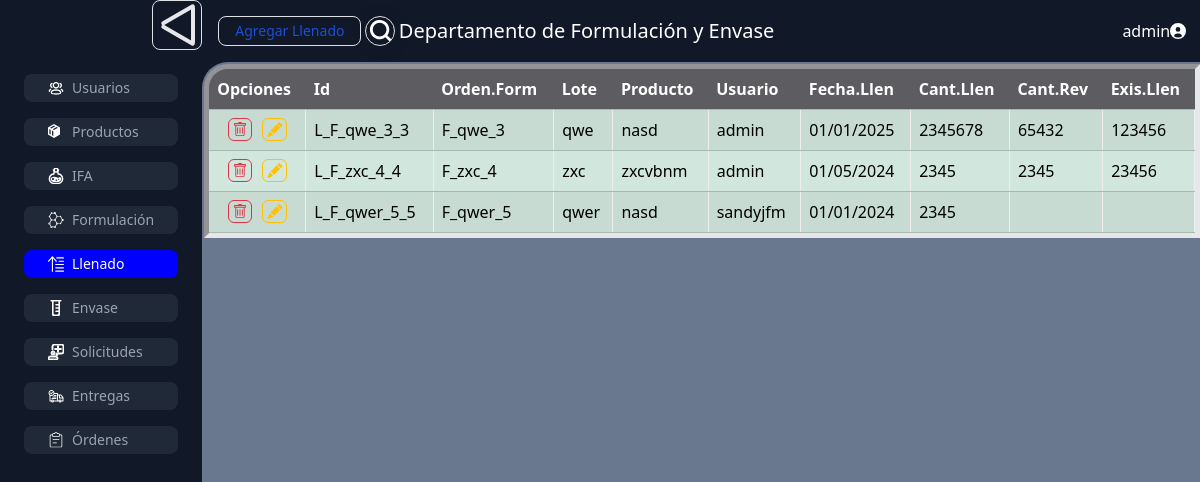
Page /llenado/ (signed in) on the committed database.
### CIGB/models.py (models this page shows, shortened)
class Usuarios(AbstractBaseUser):
    id_usuario = models.AutoField(primary_key=True)
    nombre = models.CharField(_('nombre'), max_length=255)
    apellidos = models.CharField(_('apellidos'), max_length=255)
    email = models.EmailField(_('correo electrónico'), unique=True)
    cargo = models.CharField(_('cargo'), max_length=255)
    tipo = models.CharField(_('tipo'), max_length=255)
    usuario = models.CharField(_('usuario'), max_length=255, unique=True)
    contraseña = models.CharField(_('contraseña'), max_length=255)
    producto = models.ForeignKey('Producto', on_delete=models.SET_NULL, null=True, blank=True, related_name='usuarios')
    USERNAME_FIELD = 'usuario'
    REQUIRED_FIELDS = ['nombre', 'apellidos', 'cargo', 'tipo']
    class Meta:
        abstract = False
        verbose_name = _('usuario')
        verbose_name_plural = _('usuarios')

class Llenado(models.Model):
    id_orden_llenado = models.AutoField(primary_key=True)
    nombre = models.CharField(max_length=255, unique=True)
    id_orden_formulacion = models.ForeignKey(Formulacion, on_delete=models.CASCADE)
    id_usuario = models.ForeignKey(Usuarios, on_delete=models.SET_NULL, null=True)
    fecha_llenado = models.DateField()
    cantidad_llenada = models.CharField(max_length=255)
    cantidad_revisada = models.CharField(max_length=255)
    existencias_llenada = models.CharField(max_length=255)

class Formulacion(models.Model):
    id_orden_formulacion = models.AutoField(primary_key=True)
    nombre = models.CharField(max_length=255, unique=True)
    id_IFA = models.ForeignKey(IFA, on_delete=models.CASCADE)
    id_usuario = models.ForeignKey(Usuarios, on_delete=models.SET_NULL, null=True)
    vol_teorico = models.CharField(max_length=255)
    fecha_fab = models.DateField()
    fecha_vence = models.DateField()
    consumo_IFA_UT = models.CharField(max_length=255)
    frascos_esperados = models.CharField(max_length=255)

class IFA(models.Model):
    id_IFA = models.AutoField(primary_key=True)
    lote = models.CharField(max_length=255, unique=True)
    fecha_fabricacion = models.DateField()
    id_producto = models.ForeignKey(Producto, on_delete=models.CASCADE)
    id_usuario = models.ForeignKey(Usuarios, on_delete=models.SET_NULL, null=True)
    volumen = models.CharField(max_length=255)
    act_biologica = models.CharField(max_length=255)
    act_espectral = models.CharField(max_length=255)
    prot_total = models.CharField(max_length=255)
    act_total_UT = models.CharField(max_length=255)
    existencia_UT = models.CharField(max_length=255)
    existencia_vol_IFA = models.CharField(max_length=255)
    vol_form_liquido = models.CharField(max_length=255)
    dosis_esperadas = models.CharField(max_length=255)

class Producto(models.Model):
    id_producto = models.AutoField(primary_key=True)
    nombre = models.CharField(max_length=255, unique=True)

### CIGB/views.py (the view, shortened to what this page needs)
# urls.py: path('llenado/', llenado_view),
def llenado_view(request):
    if request.user.tipo=='user':
        ordenLlenado_data = Llenado.objects.filter(id_usuario=request.user)
        ordenFormulacion_data = Formulacion.objects.filter(id_usuario=request.user)
    else:
        ordenLlenado_data = Llenado.objects.all()
        ordenFormulacion_data = Formulacion.objects.all()
    return render(request, 'llenado.html', {'ordenLlenado_data':ordenLlenado_data, 'ordenFormulacion_data':ordenFormulacion_data})

### CIGB/templates/llenado.html (shortened to what this page needs)
{% extends "CIGB.html" %}
{% block add_button %}
  <input class="text-blue-700 hover:text-white border border-blue-700 hover:bg-blue-800 focus:ring-4 focus:outline-none focus:ring-blue-300 font-medium rounded-lg text-sm px-3 py-1 text-center dark:border-blue-500 dark:text-gray-400 dark:hover:text-white dark:hover:bg-blue-500 dark:focus:ring-blue-800" type="button" value="Agregar Llenado" onclick="openForm(accion='Agregar', objetivo='Llenado', NaN, new_url='{{ BASE_URL }}/add_llenado')" class="boton">
{% endblock %}
{% block contenido %}
<div>
  <div class="table-container">
    <table class="table table-success table-striped" style="margin-bottom: 0px;">
        <thead>
            <tr>
                <th>Opciones</th>
                <th>Id</th>
                <th>Orden.Form</th>
                <th>Lote</th>
                <th>Producto</th>
                <th>Usuario</th>
                <th>Fecha.Llen</th>
                <th>Cant.Llen</th>
                <th>Cant.Rev</th>
                <th>Exis.Llen</th>
        </thead>
        <tbody id="main_table">
          {% for orden in ordenLlenado_data %}
          <tr>
              <td class="opciones">
                <div>
                  <button type="button" class="table-button btn-outline-danger" onclick="eliminar('Llenado','{{ orden.id_orden_llenado }}')">
                      </button>
                  <button valores="id_orden_formulacion·{{ orden.id_orden_formulacion.id_orden_formulacion }}|fecha_llenado·{{ orden.fecha_llenado }}|cantidad_llenada·{{ orden.cantidad_llenada }}|cantidad_revisada·{{ orden.cantidad_revisada }}|existencias_llenada·{{ orden.existencias_llenada }}|observaciones·{{ orden.observaciones }}|nombre·{{ orden.nombre }}" onclick="openForm(accion='Modificar', objetivo='{{ orden.nombre }}',fila=this, new_url='{{ BASE_URL }}/mod_llenado')" type="button" class="table-button btn-outline-warning">
                      </button>
                  </div>
              </td>
              <td>{{ orden.nombre }}</td>
              <td>{{ orden.id_orden_formulacion.nombre }}</td>
              <td>{{ orden.id_orden_formulacion.id_IFA.lote }}</td>
              <td>{{ orden.id_orden_formulacion.id_IFA.id_producto.nombre }}</td>
              <td>{{ orden.id_usuario.usuario }}</td>
              <td>{{ orden.fecha_llenado|date:"d/m/Y" }}</td>
              <td>{{ orden.cantidad_llenada}}</td>
              <td>{{ orden.cantidad_revisada }}</td>
              <td>{{ orden.existencias_llenada }}</td>
          </tr>
          {% endfor %}
      </tbody>
    </table>
</div>
</div>
{% endblock %}

### CIGB/templates/CIGB.html (shortened to what this page needs)
{% load compress %}
{% load static %}
<!DOCTYPE html>
<html lang="en-gb" dir="ltr" class='com_content view-category layout-theme3497category itemid-101 home j39 mm-hover'>
    <head>
        <link href="https://cdn.jsdelivr.net/npm/bootstrap@5.3.3/dist/css/bootstrap.min.css" rel="stylesheet">
        <link rel="stylesheet" href="static/css/CIGB.css">
        {% compress css %}
            <link rel="stylesheet" href="{% static 'src/output.css' %}">
        {% endcompress %}
    </head>
    <body class="bg-gray-900">
        <div class="flex flex-row">
            <div id="lateral-menu" class="m-w-[200px] flex flex-col items-end">
                <label class="rounded-lg b-gray-400 border border-blue-700">
                    <div class="w-12 h-12 cursor-pointer flex flex-col items-center justify-around">
                        <div class="w-[38px] h-[4px] bg-gray-200 rounded-sm transition-all duration-300 peer-checked:origin-top peer-checked:translate-y-[6px] peer-checked:rotate-[-30deg]"></div>
                        <div class="w-[38px] h-[4px] bg-gray-200 rounded-md transition-all duration-300 peer-checked:origin-center peer-checked:translate-x-[16px] peer-checked:rotate-[90deg]"></div>
                        <div class="w-[38px] h-[4px] bg-gray-200 rounded-md transition-all duration-300 peer-checked:origin-bottom peer-checked:translate-y-[-6px] peer-checked:rotate-[30deg]"></div>
                    </div>
                </label>
                <div class="md:flex">
                    <ul id="menu" class="flex-column space-y space-y-4 text-sm font-medium text-gray-500 text-gray-400 ms-4 me-4 mb-4 mt-4">
                        {% if request.user.tipo == 'admin' %}
                        <li><a id="users" href="usuarios" class="peer-unchecked:none inline-flex items-center px-4 py-1 rounded-lg hover:text-gray-900 hover:bg-gray-100 w-full bg-gray-800 hover:bg-gray-700 hover:text-white">
                            <span class="lateral-menu-text ms-2 fade-in">Usuarios</span></a></li>
                        <li><a id="products" href="productos" class="inline-flex items-center px-4 py-1 rounded-lg hover:text-gray-900 bg-gray-50 hover:bg-gray-100 w-full bg-gray-800 hover:bg-gray-700 hover:text-white">
                            <span class="lateral-menu-text ms-2">Productos</span></a></li>
                        {% endif %}
                            <li><a id="IFA" href="IFA"class="inline-flex items-center px-4 py-1 rounded-lg hover:text-gray-900 bg-gray-50 hover:bg-gray-100 w-full bg-gray-800 hover:bg-gray-700 hover:text-white">
                            <span class="lateral-menu-text ms-2">IFA</span></a></li>
                        <li><a id="formulacion" href="formulacion" class="inline-flex items-center px-4 py-1 rounded-lg hover:text-gray-900 bg-gray-50 hover:bg-gray-100 w-full bg-gray-800 hover:bg-gray-700 hover:text-white">
                            <span class="lateral-menu-text ms-2">Formulación</span></a></li>
                        <li><a id="llenado" href="llenado" class="inline-flex items-center px-4 py-1 rounded-lg hover:text-gray-900 bg-gray-50 hover:bg-gray-100 w-full bg-gray-800 hover:bg-gray-700 hover:text-white">
                            <span class="lateral-menu-text ms-2">Llenado</span></a></li>
                        <li><a id="envase" href="envase" class="inline-flex items-center px-4 py-1 rounded-lg hover:text-gray-900 bg-gray-50 hover:bg-gray-100 w-full bg-gray-800 hover:bg-gray-700 hover:text-white">
                            <span class="lateral-menu-text ms-2">Envase</span></a></li>
                        <li><a id="request" href="solicitudes" class="inline-flex items-center px-4 py-1 rounded-lg hover:text-gray-900 bg-gray-50 hover:bg-gray-100 w-full bg-gray-800 hover:bg-gray-700 hover:text-white">
                            <span class="lateral-menu-text ms-2">Solicitudes</span></a></li>
                        <li><a id="deliver" href="entregas" class="inline-flex items-center px-4 py-1 rounded-lg hover:text-gray-900 bg-gray-50 hover:bg-gray-100 w-full bg-gray-800 hover:bg-gray-700 hover:text-white">
                            <span class="lateral-menu-text ms-2">Entregas</span></a></li>
                            <div id="drop-menu" class="flex-column space-y space-y-4">
                                <li><span class="inline-flex items-center px-4 py-1 rounded-lg hover:text-gray-900 bg-gray-50 hover:bg-gray-100 w-full bg-gray-800 hover:bg-gray-700 hover:text-white">
                                    <span class="lateral-menu-text ms-2">Órdenes</span></span></li>
                        </div>
                    </ul>
                </div>
            </div>
            <div class="w-[100%]">
                <div class="py-3 px-3 flex gap-1 items-center">
                    {% block add_button %}
                    {% endblock %}
                    <div class="p-1 overflow-hidden w-[36px] h-[30px] hover:w-[250px] bg-transparent border border-blue-700 shadow-[2px_2px_20px_rgba(0,0,0,0.08)] rounded-full flex group items-center hover:duration-300 duration-300">
                        <div class="flex items-center justify-center fill-white">
                            <svg xmlns="http://www.w3.org/2000/svg" id="Isolation_Mode" data-name="Isolation Mode" viewBox="0 0 24 24" width="22" height="22">
                                <path d="M18.9,16.776A10.539,10.539,0,1,0,16.776,18.9l5.1,5.1L24,21.88ZM10.5,18A7.5,7.5,0,1,1,18,10.5,7.507,7.507,0,0,1,10.5,18Z"></path>
                            </svg>
                        </div>
                            <input type="text" id="inputFiltro" class="outline-none text-[20px] bg-transparent w-full text-white font-normal px-4"/>
                    </div>
                    <h1 class="w-full header">Departamento de Formulación y Envase</h1>
                    <div id="head-menu" class="">
                        <div class="drop-menu flex flex-row items-center" id="user-drop-menu-button">
                            <span>{{ user.usuario }}</span>
                        </div>
                    </div>
                </div>
                <div id="dinamic-content" class="bg-gray-900">
                    {% block contenido %}
                    {% endblock %}
                </div>
            </div>
        </div>
    </body>
</html>

### static/css/CIGB.css (style rules this page uses)
:root { --top:-100vh; --menu-width:204px; }
#dinamic-content { background-color: rgb(195 216 247 / 50%); padding: 2px; border-top-left-radius: 26px; height: calc(100svh - 76px); }
#dinamic-content>div { width: calc(100svw - var(--menu-width)); }
table { overflow: scroll; min-width: 640px; height: 100%; }
#head-menu { height: 100%; display: flex; flex-direction: column; align-items: flex-end; justify-content: flex-start; --display:none; color: white; }
.selected { background-color: blue !important; color:white !important; }
#drop-menu { --drop-disp:none; }
#drop-menu>li>span { cursor: pointer; }
.table-container { max-width: 86svw; max-height: 80vh; border-style: inset; overflow: auto; border-width: thick; border-top-left-radius: 24px; }
td, th { white-space: nowrap; max-width: 140px; overflow: hidden; }
.btn-outline-warning { --bs-btn-color: #ffc107; --bs-btn-border-color: #ffc107; --bs-btn-hover-color: #000; --bs-btn-hover-bg: #ffc107; --bs-btn-hover-border-color: #ffc107; --bs-btn-focus-shadow-rgb: 255, 193, 7; --bs-btn-active-color: #000; --bs-btn-active-bg: #ffc107; --bs-btn-active-border-color: #ffc107; --bs-btn-active-shadow: inset 0 3px 5px rgba(0, 0, 0, 0.125); --bs-btn-disabled-color: #ffc107; --bs-btn-disabled-bg: transparent; --bs-btn-disabled-border-color: #ffc107; --bs-gradient: none; }
.btn-outline-danger { --bs-btn-color: #dc3545; --bs-btn-border-color: #dc3545; --bs-btn-hover-color: #fff; --bs-btn-hover-bg: #dc3545; --bs-btn-hover-border-color: #dc3545; --bs-btn-focus-shadow-rgb: 220, 53, 69; --bs-btn-active-color: #fff; --bs-btn-active-bg: #dc3545; --bs-btn-active-border-color: #dc3545; --bs-btn-active-shadow: inset 0 3px 5px rgba(0, 0, 0, 0.125); --bs-btn-disabled-color: #dc3545; --bs-btn-disabled-bg: transparent; --bs-btn-disabled-border-color: #dc3545; --bs-gradient: none; }
.table-button { --bs-btn-padding-x: 0.2rem; --bs-btn-padding-y: 0.2rem; --bs-btn-font-family: ; --bs-btn-font-size: 1rem; --bs-btn-font-weight: 400; --bs-btn-line-height: 1.5; --bs-btn-bg: transparent; --bs-btn-border-width: 1px; --bs-btn-border-radius: 0.375rem; --bs-btn-box-shadow: inset 0 1px 0 rgba(255, 255, 255, 0.15), 0 1px 1px rgba(0, 0, 0, 0.075); --bs-btn-disabled-opacity: 0.65; --bs-btn-focus-box-shadow: 0 0 0 0.25rem rgba(var(--bs-btn-focus-shadow-rgb), .5); display: inline-block; padding: var(--bs-btn-padding-y) var(--bs-btn-padding-x); font-size: var(--bs-btn-font-size); font-weight: var(--bs-btn-font-weight); line-height: var(--bs-btn-line-height); color: var(--bs-btn-color); text-align: center; text-decoration: none; vertical-align: middle; user-select: none; border: var(--bs-btn-border-width) solid var(--bs-btn-border-color); border-radius: var(--bs-btn-border-radius); background-color: var(--bs-btn-bg); }
.opciones { position: sticky; left: 0; z-index: 1; }
.table>thead { position: sticky; top: 0; z-index: 2; }
.table>thead>tr>th { background-color: rgb(93, 93, 97); color: white; }
td { border-right: 1px; border-style: ridge; }
td>div { display: flex; flex-direction: row; justify-content: space-evenly; }
.table { width: 100%; border-collapse: collapse; border-top-left-radius: 10px; }
.header { font-size: 20px; color: white; }

### rows in the picture
Usuarios: usuario "admin"
Llenado: nombre "L_F_qwe_3_3", id_orden_formulacion.nombre "F_qwe_3", id_orden_formulacion.id_IFA.lote "qwe", id_orden_formulacion.id_IFA.id_producto.nombre "nasd", id_usuario.usuario "admin", fecha_llenado "01/01/2025", cantidad_llenada "2345678", cantidad_revisada "65432", existencias_llenada "123456"
Llenado: nombre "L_F_zxc_4_4", id_orden_formulacion.nombre "F_zxc_4", id_orden_formulacion.id_IFA.lote "zxc", id_orden_formulacion.id_IFA.id_producto.nombre "zxcvbnm", id_usuario.usuario "admin", fecha_llenado "01/05/2024", cantidad_llenada "2345", cantidad_revisada "2345", existencias_llenada "23456"
Llenado: nombre "L_F_qwer_5_5", id_orden_formulacion.nombre "F_qwer_5", id_orden_formulacion.id_IFA.lote "qwer", id_orden_formulacion.id_IFA.id_producto.nombre "nasd", id_usuario.usuario "sandyjfm", fecha_llenado "01/01/2024", cantidad_llenada "2345"
